Frame 1 (no input): blank canvas, image omitted
Frame 60 (the mouse pressed at the canvas centre just before this capture): blank canvas, image omitted
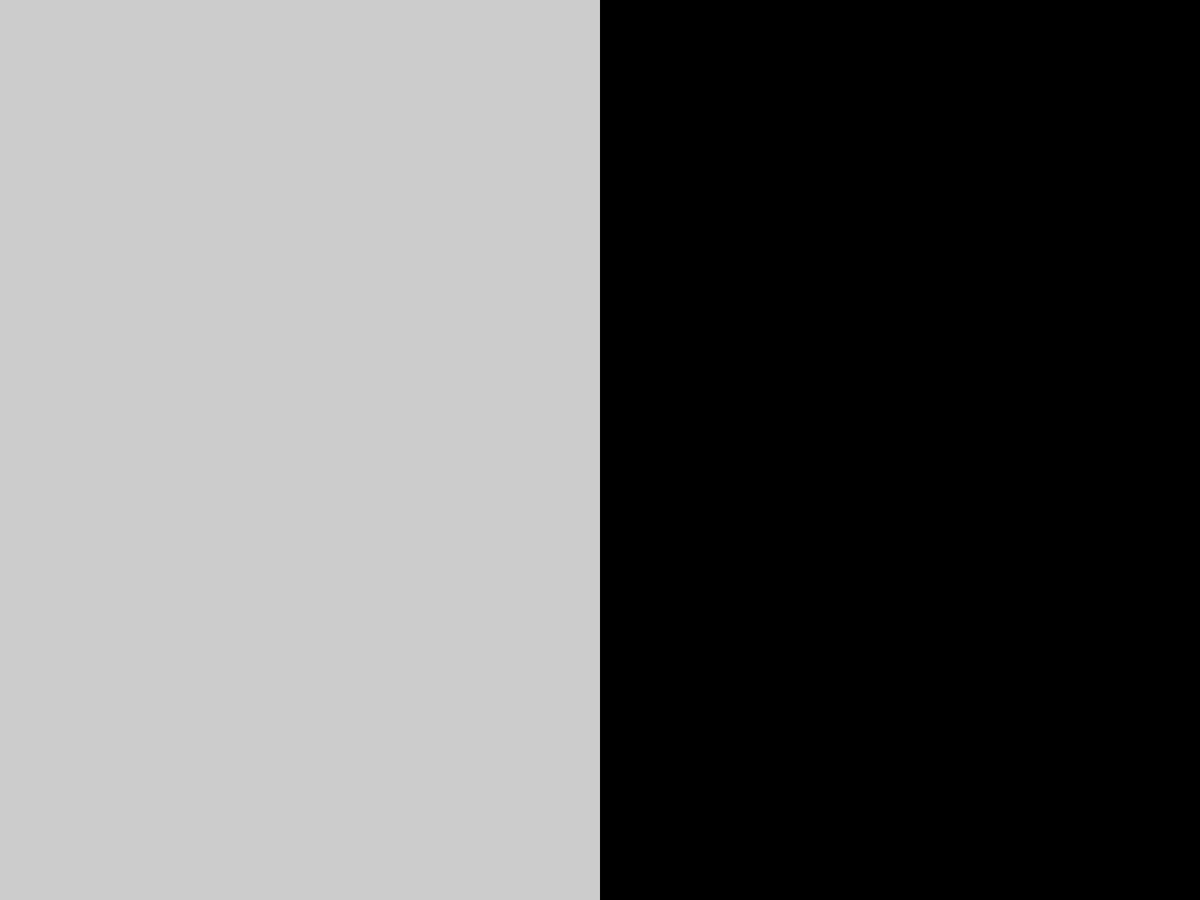
Frame 120 (the mouse held since frame 60 and released just before this capture)

The Processing sketch whose frames 1 and 60 were blank and that drew this single picture after the mouse press (run headless with seeded random() and noise(); from frame 60 on, the mouse is pressed at the canvas centre):

// Processing sketch: ex1_touchscreen
// ── ex1_touchscreen.pde
void setup() {
  fullScreen();
  noStroke();
  fill(0);
}

void draw() {
  background(204);
  if (mousePressed) {
    if (mouseX < width/2) {
      rect(0, 0, width/2, height); // Left
    } else {
      rect(width/2, 0, width/2, height); // Right
    }
  }
}
